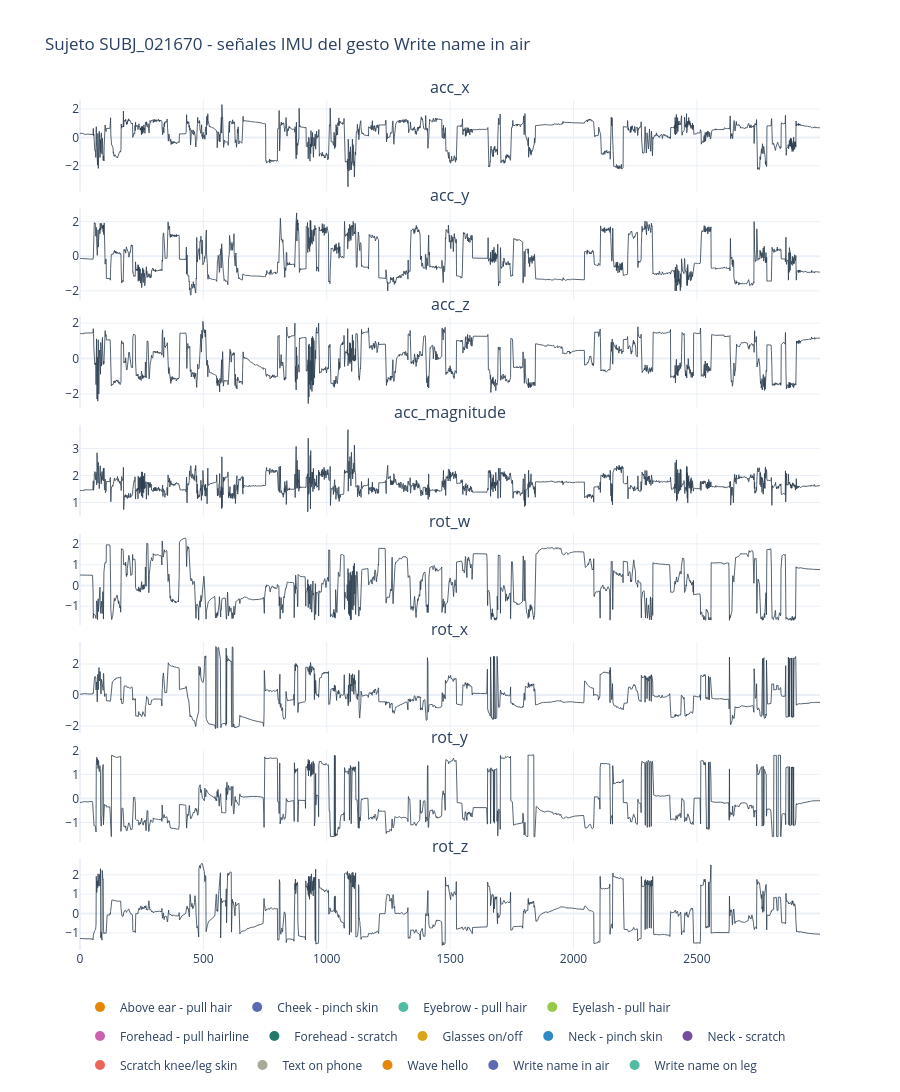

The notebook cell saved with this chart:
### Code cell
def plot_subject_imu(df: pl.DataFrame, subject_id: str, max_rows: int = 3000):
    """Muestra acc_x/y/z y rot_w/x/y/z de un sujeto concreto. El fondo se colorea según el gesto activo en cada timestep.
    Esto permite visualizar cómo varían las señales IMU con cada gesto, y si hay patrones característicos para cada gesto.
    Es útil para entender la relación entre las señales IMU y los gestos, y si hay diferencias claras entre ellos.

    :param df: DataFrame con los datos de entrenamiento, incluyendo las columnas `subject`, `gesture`, `sequence_id`, `sequence_counter` y las señales IMU.
    :param subject_id: ID del sujeto a visualizar (ej. "SUBJ_059520").
    :param max_rows: número máximo de filas a mostrar (para evitar sobrecargar la visualización), por defecto a 3000.
    :return: Figura de Plotly con las señales IMU del sujeto, coloreadas por gesto.
    """
    sub = (
        df.filter(pl.col("subject") == subject_id)
        .sort(["sequence_id", "sequence_counter"])
        .head(max_rows)
        .to_pandas()
    )

    imu_signals = [
        "acc_x",
        "acc_y",
        "acc_z",
        "acc_magnitude",
        "rot_w",
        "rot_x",
        "rot_y",
        "rot_z",
    ]
    imu_signals = [c for c in imu_signals if c in sub.columns]

    gestures = sub["gesture"].unique().tolist()
    palette = gesture_palette(gestures)
    sub["t"] = range(len(sub))

    fig = make_subplots(
        rows=len(imu_signals),
        cols=1,
        shared_xaxes=True,
        vertical_spacing=0.02,
        subplot_titles=imu_signals,
    )

    # Bandas de fondo por gesto
    for _, seg in sub.groupby((sub["gesture"] != sub["gesture"].shift()).cumsum()):
        g = seg["gesture"].iloc[0]
        x0, x1 = seg["t"].iloc[0], seg["t"].iloc[-1]
        color = palette.get(g, "#cccccc")
        for row in range(1, len(imu_signals) + 1):
            fig.add_vrect(
                x0=x0,
                x1=x1,
                fillcolor=color,
                opacity=0.15,
                line_width=0,
                row=row,
                col=1,
            )

    # Señales
    for row, col in enumerate(imu_signals, start=1):
        fig.add_trace(
            go.Scatter(
                x=sub["t"],
                y=sub[col],
                mode="lines",
                line=dict(width=0.8, color="#2c3e50"),
                name=col,
                showlegend=False,
            ),
            row=row,
            col=1,
        )

    # Leyenda de gestos
    for g, c in palette.items():
        fig.add_trace(
            go.Scatter(
                x=[None],
                y=[None],
                mode="markers",
                marker=dict(size=10, color=c),
                name=g,
                legendgroup=g,
            )
        )

    fig.update_layout(
        title=f"Sujeto {subject_id} - señales IMU del gesto {sub['gesture'].iloc[0]}",
        height=150 * len(imu_signals) + 80,
        template="plotly_white",
        legend=dict(orientation="h", y=-0.05),
    )
    return fig


subject_to_show = train_df.select("subject").sample().to_numpy()[0, 0]
plot_subject_imu(train_df, subject_id=subject_to_show, max_rows=3000)

### Figure 1 — Plotly figure (JSON) as saved in the notebook; plotly's stock layout.template omitted (floating-point values rounded to 4 significant figures; data arrays with more than 128 entries replaced by an {"elided": "..."} marker saying what was removed)
{"data": [{"line": {"color": "#2c3e50", "width": 0.8}, "mode": "lines", "name": "acc_x", "showlegend": false, "type": "scatter", "x": {"elided": "3000 int values"}, "xaxis": "x", "y": {"elided": "3000 float values"}, "yaxis": "y"}, {"line": {"color": "#2c3e50", "width": 0.8}, "mode": "lines", "name": "acc_y", "showlegend": false, "type": "scatter", "x": {"elided": "3000 int values"}, "xaxis": "x2", "y": {"elided": "3000 float values"}, "yaxis": "y2"}, {"line": {"color": "#2c3e50", "width": 0.8}, "mode": "lines", "name": "acc_z", "showlegend": false, "type": "scatter", "x": {"elided": "3000 int values"}, "xaxis": "x3", "y": {"elided": "3000 float values"}, "yaxis": "y3"}, {"line": {"color": "#2c3e50", "width": 0.8}, "mode": "lines", "name": "acc_magnitude", "showlegend": false, "type": "scatter", "x": {"elided": "3000 int values"}, "xaxis": "x4", "y": {"elided": "3000 float values"}, "yaxis": "y4"}, {"line": {"color": "#2c3e50", "width": 0.8}, "mode": "lines", "name": "rot_w", "showlegend": false, "type": "scatter", "x": {"elided": "3000 int values"}, "xaxis": "x5", "y": {"elided": "3000 float values"}, "yaxis": "y5"}, {"line": {"color": "#2c3e50", "width": 0.8}, "mode": "lines", "name": "rot_x", "showlegend": false, "type": "scatter", "x": {"elided": "3000 int values"}, "xaxis": "x6", "y": {"elided": "3000 float values"}, "yaxis": "y6"}, {"line": {"color": "#2c3e50", "width": 0.8}, "mode": "lines", "name": "rot_y", "showlegend": false, "type": "scatter", "x": {"elided": "3000 int values"}, "xaxis": "x7", "y": {"elided": "3000 float values"}, "yaxis": "y7"}, {"line": {"color": "#2c3e50", "width": 0.8}, "mode": "lines", "name": "rot_z", "showlegend": false, "type": "scatter", "x": {"elided": "3000 int values"}, "xaxis": "x8", "y": {"elided": "3000 float values"}, "yaxis": "y8"}, {"legendgroup": "Above ear - pull hair", "marker": {"color": "rgb(229, 134, 6)", "size": 10}, "mode": "markers", "name": "Above ear - pull hair", "type": "scatter", "x": [null], "y": [null]}, {"legendgroup": "Cheek - pinch skin", "marker": {"color": "rgb(93, 105, 177)", "size": 10}, "mode": "markers", "name": "Cheek - pinch skin", "type": "scatter", "x": [null], "y": [null]}, {"legendgroup": "Eyebrow - pull hair", "marker": {"color": "rgb(82, 188, 163)", "size": 10}, "mode": "markers", "name": "Eyebrow - pull hair", "type": "scatter", "x": [null], "y": [null]}, {"legendgroup": "Eyelash - pull hair", "marker": {"color": "rgb(153, 201, 69)", "size": 10}, "mode": "markers", "name": "Eyelash - pull hair", "type": "scatter", "x": [null], "y": [null]}, {"legendgroup": "Forehead - pull hairline", "marker": {"color": "rgb(204, 97, 176)", "size": 10}, "mode": "markers", "name": "Forehead - pull hairline", "type": "scatter", "x": [null], "y": [null]}, {"legendgroup": "Forehead - scratch", "marker": {"color": "rgb(36, 121, 108)", "size": 10}, "mode": "markers", "name": "Forehead - scratch", "type": "scatter", "x": [null], "y": [null]}, {"legendgroup": "Glasses on/off", "marker": {"color": "rgb(218, 165, 27)", "size": 10}, "mode": "markers", "name": "Glasses on/off", "type": "scatter", "x": [null], "y": [null]}, {"legendgroup": "Neck - pinch skin", "marker": {"color": "rgb(47, 138, 196)", "size": 10}, "mode": "markers", "name": "Neck - pinch skin", "type": "scatter", "x": [null], "y": [null]}, {"legendgroup": "Neck - scratch", "marker": {"color": "rgb(118, 78, 159)", "size": 10}, "mode": "markers", "name": "Neck - scratch", "type": "scatter", "x": [null], "y": [null]}, {"legendgroup": "Scratch knee/leg skin", "marker": {"color": "rgb(237, 100, 90)", "size": 10}, "mode": "markers", "name": "Scratch knee/leg skin", "type": "scatter", "x": [null], "y": [null]}, {"legendgroup": "Text on phone", "marker": {"color": "rgb(165, 170, 153)", "size": 10}, "mode": "markers", "name": "Text on phone", "type": "scatter", "x": [null], "y": [null]}, {"legendgroup": "Wave hello", "marker": {"color": "rgb(229, 134, 6)", "size": 10}, "mode": "markers", "name": "Wave hello", "type": "scatter", "x": [null], "y": [null]}, {"legendgroup": "Write name in air", "marker": {"color": "rgb(93, 105, 177)", "size": 10}, "mode": "markers", "name": "Write name in air", "type": "scatter", "x": [null], "y": [null]}, {"legendgroup": "Write name on leg", "marker": {"color": "rgb(82, 188, 163)", "size": 10}, "mode": "markers", "name": "Write name on leg", "type": "scatter", "x": [null], "y": [null]}], "layout": {"annotations": [{"font": {"size": 16}, "showarrow": false, "text": "acc_x", "x": 0.5, "xanchor": "center", "xref": "paper", "y": 1, "yanchor": "bottom", "yref": "paper"}, {"font": {"size": 16}, "showarrow": false, "text": "acc_y", "x": 0.5, "xanchor": "center", "xref": "paper", "y": 0.8725, "yanchor": "bottom", "yref": "paper"}, {"font": {"size": 16}, "showarrow": false, "text": "acc_z", "x": 0.5, "xanchor": "center", "xref": "paper", "y": 0.745, "yanchor": "bottom", "yref": "paper"}, {"font": {"size": 16}, "showarrow": false, "text": "acc_magnitude", "x": 0.5, "xanchor": "center", "xref": "paper", "y": 0.6175, "yanchor": "bottom", "yref": "paper"}, {"font": {"size": 16}, "showarrow": false, "text": "rot_w", "x": 0.5, "xanchor": "center", "xref": "paper", "y": 0.49, "yanchor": "bottom", "yref": "paper"}, {"font": {"size": 16}, "showarrow": false, "text": "rot_x", "x": 0.5, "xanchor": "center", "xref": "paper", "y": 0.3625, "yanchor": "bottom", "yref": "paper"}, {"font": {"size": 16}, "showarrow": false, "text": "rot_y", "x": 0.5, "xanchor": "center", "xref": "paper", "y": 0.235, "yanchor": "bottom", "yref": "paper"}, {"font": {"size": 16}, "showarrow": false, "text": "rot_z", "x": 0.5, "xanchor": "center", "xref": "paper", "y": 0.1075, "yanchor": "bottom", "yref": "paper"}], "height": 1280, "legend": {"orientation": "h", "y": -0.05}, "title": {"text": "Sujeto SUBJ_021670 - señales IMU del gesto Write name in air"}, "xaxis": {"anchor": "y", "domain": [0, 1], "matches": "x8", "showticklabels": false}, "xaxis2": {"anchor": "y2", "domain": [0, 1], "matches": "x8", "showticklabels": false}, "xaxis3": {"anchor": "y3", "domain": [0, 1], "matches": "x8", "showticklabels": false}, "xaxis4": {"anchor": "y4", "domain": [0, 1], "matches": "x8", "showticklabels": false}, "xaxis5": {"anchor": "y5", "domain": [0, 1], "matches": "x8", "showticklabels": false}, "xaxis6": {"anchor": "y6", "domain": [0, 1], "matches": "x8", "showticklabels": false}, "xaxis7": {"anchor": "y7", "domain": [0, 1], "matches": "x8", "showticklabels": false}, "xaxis8": {"anchor": "y8", "domain": [0, 1]}, "yaxis": {"anchor": "x", "domain": [0.8925, 1]}, "yaxis2": {"anchor": "x2", "domain": [0.765, 0.8725]}, "yaxis3": {"anchor": "x3", "domain": [0.6375, 0.745]}, "yaxis4": {"anchor": "x4", "domain": [0.51, 0.6175]}, "yaxis5": {"anchor": "x5", "domain": [0.3825, 0.49]}, "yaxis6": {"anchor": "x6", "domain": [0.255, 0.3625]}, "yaxis7": {"anchor": "x7", "domain": [0.1275, 0.235]}, "yaxis8": {"anchor": "x8", "domain": [0, 0.1075]}}}
